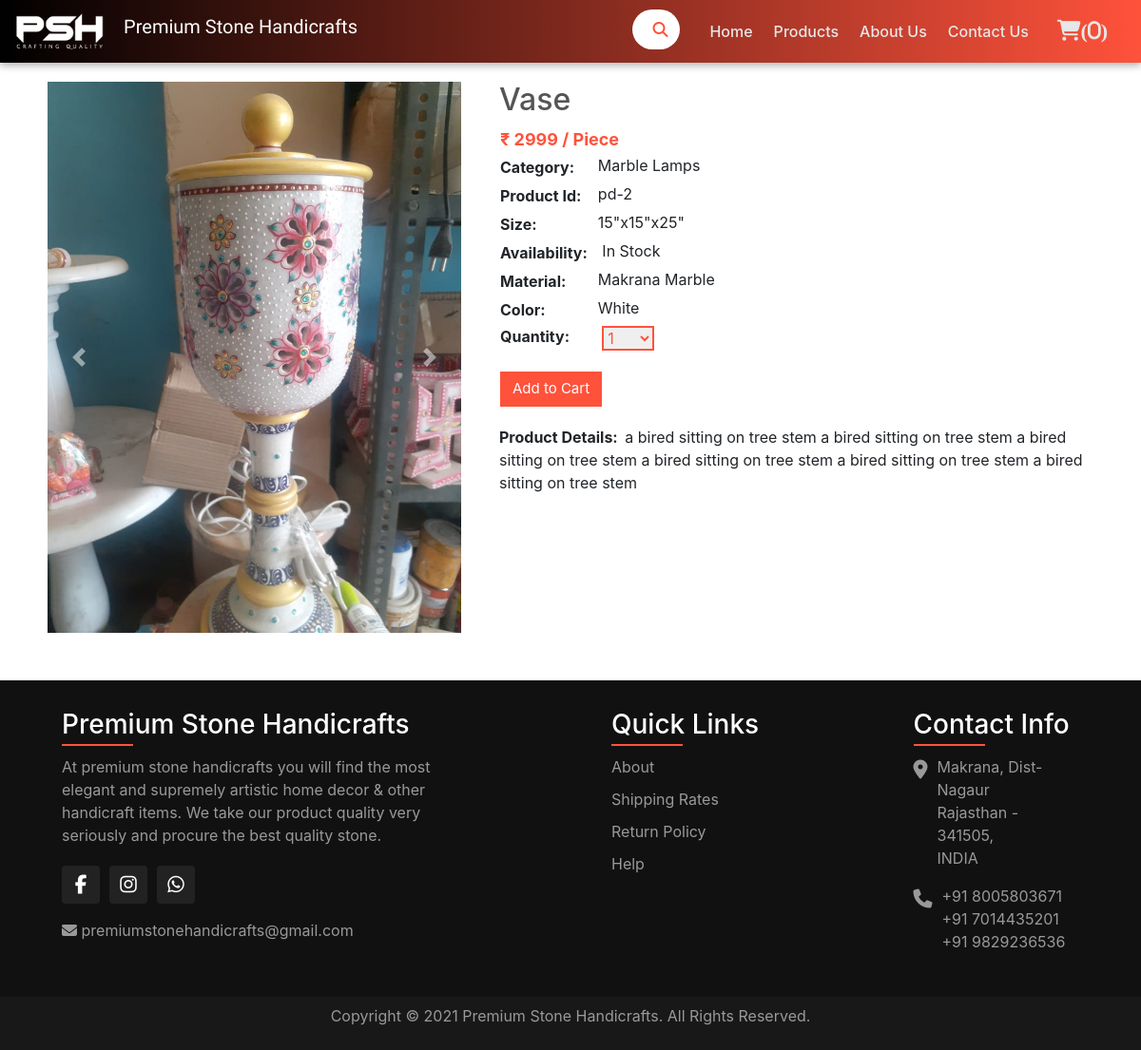
The app's page /products/product/2/ with its own data.
### shop/models.py (models this page shows, shortened)
class Product(models.Model):
    name = models.CharField(max_length=100)
    description = models.CharField(max_length=300)
    price = models.IntegerField()
    category = models.CharField(max_length=50, choices=categoryList)
    size = models.CharField(max_length=35, default='15"x15"x25"')
    material = models.CharField(max_length=20, default="Makrana Marble")
    color = models.CharField(max_length=15, default="White")
    publish_date = models.DateTimeField(auto_now_add=True)
    image = models.ImageField(upload_to="shop/products/images")
    instock = models.BooleanField(default=True)
    featured = models.BooleanField(default=False)
    minbuy = models.IntegerField(default=1)

### shop/views.py (the view, shortened to what this page needs)
# urls.py: path('products/product/<int:id>/', views.singleproductview, name='single_product'),
def singleproductview(request, id):
    category = Product.objects.all().values_list("category").filter(id=id)
    return render(request, "shop/singleproduct.html", {
        'product': Product.objects.get(id=id),
        'products': Product.objects.filter(category=category[0][0]).exclude(id=id)[:10],
        'quantity_options': quantity_options
    })

### shop/templates/shop/singleproduct.html (shortened to what this page needs)
{% extends 'shop/layout.html' %}
{% block main %}
    <div class="container single-product">
        <div class="row">
            <div class="col-md-5">
                <div id="carouselExampleControls" class="carousel slide" data-ride="carousel">
                    <div class="carousel-inner">
                      <div class="carousel-item active">
                        <img class="d-block w-100" src="{{ product.image.url }}" alt="First slide">
                      </div>
                    </div>
                    <a class="carousel-control-prev" href="#carouselExampleControls" role="button" data-slide="prev">
                      <span class="carousel-control-prev-icon" aria-hidden="true"></span>
                    </a>
                    <a class="carousel-control-next" href="#carouselExampleControls" role="button" data-slide="next">
                      <span class="carousel-control-next-icon" aria-hidden="true"></span>
                    </a>
                  </div>
            </div>
            <div class="col-md-7">
                <h2>{{ product.name }}</h2>
                <table>
                  <tr>
                    <th colspan="2" class="price">&#8377; {{ product.price }} / Piece</th>
                  </tr>
                  <tr>
                    <th>Category: </th>
                    <td>&nbsp;&nbsp;{{ product.category }}</td>
                  </tr>
                  <tr>
                    <th>Product Id: </th>
                    <td>&nbsp;&nbsp;pd-{{ product.id }}</td>
                  </tr>
                  <tr>
                    <th>Size: </th>
                    <td>&nbsp;&nbsp;{{ product.size }}</td>
                  </tr>
                  <tr>
                    <th>Availability: </th>
                    <td>&nbsp;&nbsp;
                      {% if product.instock %}
                        In Stock
                      {% else %}
                        Out of Stock
                      {% endif %}
                    </td>
                  </tr>
                  <tr>
                    <th>Material: </th>
                    <td>&nbsp;&nbsp;{{ product.material }}</td>
                  </tr>
                  <tr>
                    <th>Color: </th>
                    <td>&nbsp;&nbsp;{{ product.color }}</td>
                  </tr>
                  <form action="{% url 'shop:cart_add' product.id %}" method="post">
                    <tr>
                      <th><label for="quantity">Quantity: </label></th>
                      <td>&nbsp;&nbsp;
                        <select name="quantity" id="quantity">
                          <option value="{{ product.minbuy }}">{{ product.minbuy }}</option>
                        </select>
                      </td>
                    </tr>
                    <tr>
                      <td colspan="2">
                        <button type="submit" class="btn btn-default btn-cart">Add to Cart</button>
                      </td>
                    </tr>
                  </form>
                </table>
                <p><b>Product Details:&nbsp;&nbsp;</b>{{ product.description }}</p>
            </div>
        </div>
    </div>
{% endblock %}

### static/shop/css/style.css (style rules this page uses)
body a { text-decoration: none!important; }
.btn-cart { color: transparent; color: #ff523b; border-radius: 0; border: 1px solid #ff523b; margin-top: 8px; margin-bottom: 5px; }
.single-product { margin-bottom: 30px; }
.single-product table tr td { padding-bottom: 5px; }
.single-product .col-md-7, .single-product .col-md-5 { padding: 20px; }
.single-product .col-md-7 h2 { color: #555; }
.single-product .col-md-7 p { margin-bottom: 5px; }
.single-product .col-md-7 .price { color: #ff523b; font-size: 18px; font-weight: bold; }
.single-product .col-md-7 .btn-cart { background: #ff523b; color: #FFFFFF; font-size: 15px; margin: 15px 0; display: block; }
.single-product .col-md-7 select { padding: 0px; border: 2px solid #ff523b; color: #ff523b; }

### records on screen
Product: image (picture), name "Vase", price "2999", category "Marble Lamps", id "2", size "15\"x15\"x25\"", material "Makrana Marble", color "White", quantity "1", description "a bired sitting on tree stem a bired sitting on tree stem a bired sitting on tree stem a bired sitting on tree stem a bired sitting on tree stem a bired sitting on tree stem"

### other values on screen
{{ request.session.cart|length }} "0"
